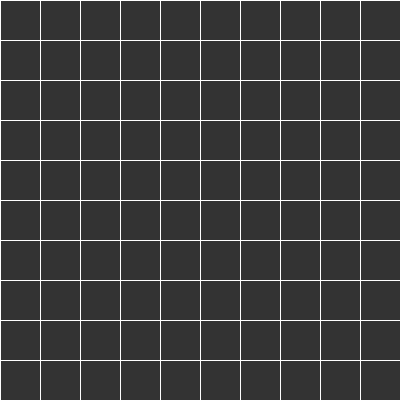
Frame 1 (no input)
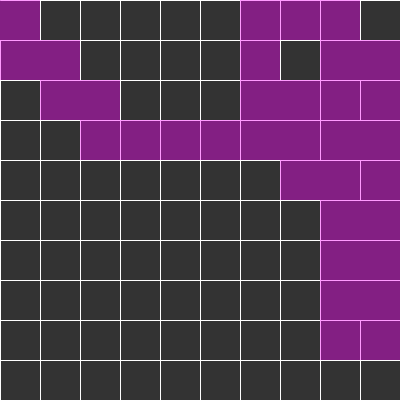
Frame 60 (the mouse pressed at the canvas centre just before this capture)
Frame 120 (the mouse held since frame 60 and released just before this capture): identical to frame 60, image omitted

The Processing sketch that drew these frames (run headless with seeded random() and noise(); from frame 60 on, the mouse is pressed at the canvas centre):

// Processing sketch: MazeGenerator
// ── MazeGenerator.pde
Cell[] cells;
int SIZE = 40;

int W_TOP = 1;
int W_RIGHT = 2;
int W_BOTTOM = 4;
int W_LEFT = 8;

int cols;
int rows;

Cell current;

void setup(){
  size(400, 400);
  frameRate(60);
  
  cols = int(width / SIZE);
  rows = int(height / SIZE);
  cells = new Cell[cols * rows];
  for(int i = 0; i < rows; i++){
     for(int j = 0; j < cols; j++){
       cells[i + j * cols] = new Cell(i, j);
     }
  }
  
  current = cells[0];
}

void draw(){
  background(51);
  
  for(Cell c : cells){
    c.show();
  }
  
  //STEP 1
  current.visited = true;
  Cell next = current.checkNeighbors();
  if(next != null){
    //STEP 2
    removeWalls(current, next);
    
    //STEP 4
    current = next;
    next.visited = true;
  }
}

void removeWalls(Cell a, Cell b){
  int dRow = a.row - b.row;
  if(dRow == 1){
     a.walls[1] = b.walls[3] = false; 
  }else if(dRow == -1){
     a.walls[3] = b.walls[1] = false; 
  }
}

Cell getCellAt(int i, int j){
  if(i < 0 || j < 0 || i >= rows || j >= cols) return null;
  return cells[i + j * cols];
}

// ── Cell.pde
class Cell{
  int row;
  int col;
  float top;
  float right;
  float bottom;
  float left;
  boolean visited;
  boolean[] walls;
  
  Cell(int row, int col){
    this.row = row;
    this.col = col;
    top = row * SIZE;
    bottom = top + SIZE;
    left = col * SIZE;
    right = left + SIZE;
    walls = new boolean[]{true, true, true, true};
    visited = false;
  }
  
  Cell checkNeighbors(){
     Cell[] neighbors = new Cell[]{
         getCellAt(row - 1, col), getCellAt(row, col + 1), 
         getCellAt(row + 1, col), getCellAt(row, col - 1)};
     
     int valid = 0;
     for(Cell c : neighbors) if(c != null) valid++;
     
     Cell[] unvisited = new Cell[valid];
     valid = 0;
     for(Cell c : neighbors){
       if(c != null && !c.visited){
         unvisited[valid] = c;
         valid++;
       }
     }
     
     if(valid > 0){
       return unvisited[int(random(0, valid))];
     }else{
       return null;
     }
  }
  
  void show(){
    noFill();
    stroke(255);
    
    if(walls[0]) line(left, top, right, top);
    if(walls[1]) line(right, top, right, bottom);
    if(walls[2]) line(right, bottom, left, bottom);
    if(walls[3]) line(left, bottom, left, top);
    
    if(visited){
      noStroke();
      fill(255, 0, 255, 100);
      rect(left, top, SIZE, SIZE);
    }
  }
}
